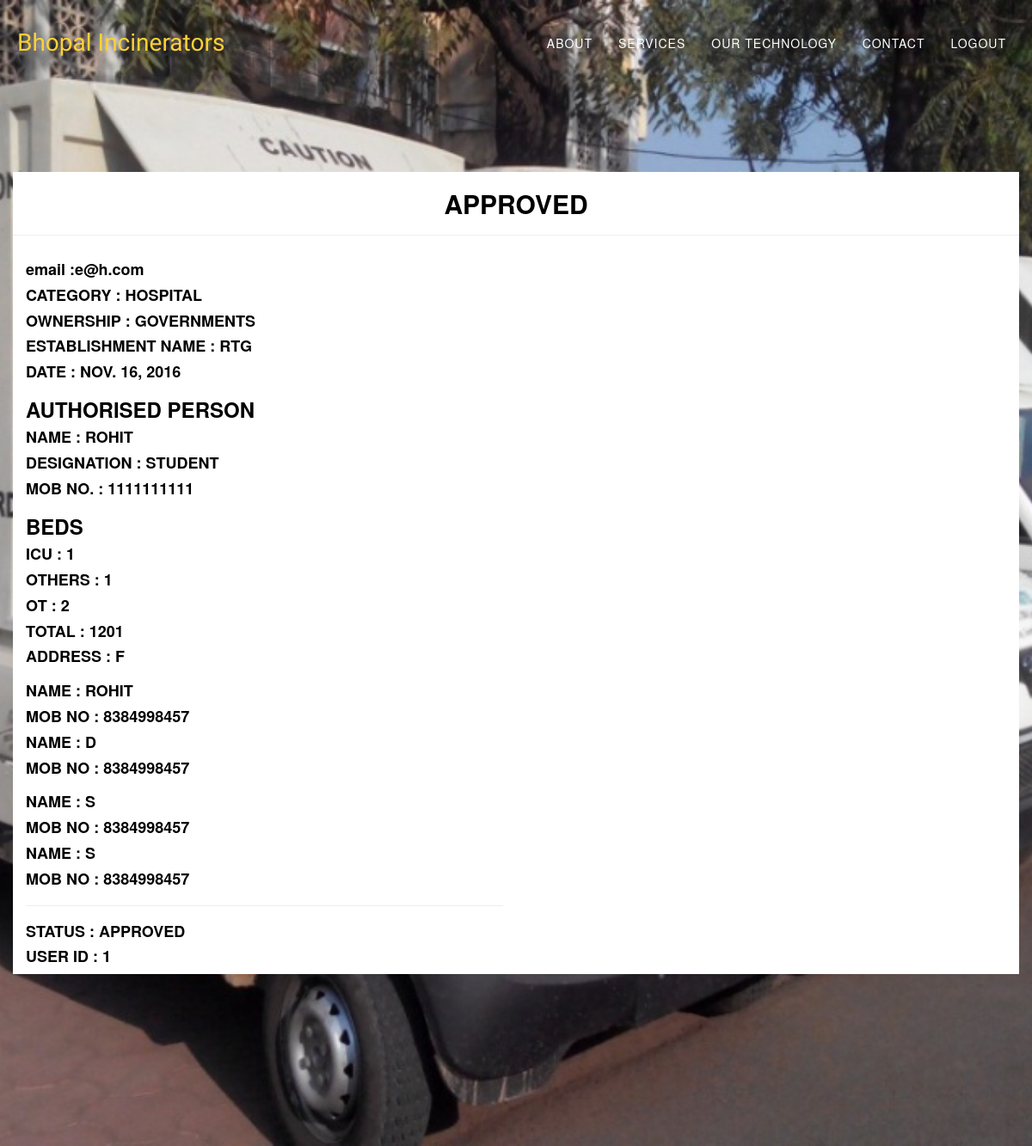
Page /app/user/15/ (signed in) on the committed database.
### app/models.py (models this page shows, shortened)
class SignUp(models.Model):
	email = models.CharField(max_length=64)
	category = models.CharField(max_length=64)
	ownership = models.CharField(max_length=64)
	name = models.CharField(max_length=64)
	date = models.DateField(blank=False)
	auth_name = models.CharField(max_length=64)
	auth_desig = models.CharField(max_length=64)
	auth_mob = models.CharField(max_length=64)
	beds_icu = models.IntegerField(blank=True,null=True,default=0)
	beds_others = models.IntegerField(blank=True,null=True,default=0)
	beds_ot = models.IntegerField(blank=True,null=True,default=0)
	beds_total = models.IntegerField(blank=True,null=True,default=0)
	address = models.CharField(max_length=128)
	bio_auth1_name = models.CharField(max_length=64)
	bio_auth1_mob = models.CharField(max_length=64,default=0)
	bio_auth2_name = models.CharField(max_length=64)
	bio_auth2_mob = models.CharField(max_length=64,default=0)
	supervisor_name = models.CharField(max_length=64)
	supervisor_mob = models.CharField(max_length=64,default=0)
	supervisor_name2 = models.CharField(max_length=64)
	supervisor_mob2 = models.CharField(max_length=64,default=0)
	status = models.CharField(max_length=64)
	key = models.CharField(max_length=64,null=True)

class User(models.Model):
	email = models.ForeignKey(SignUp,verbose_name="Email ID")
	username = models.CharField(max_length=64)
	password = models.CharField(max_length=64)

### app/views.py (the view)
# urls.py: url(r'^user/(?P<user_id>\w+)/$',views.user_page,name="user page"),
def user_page(request,user_id):
	context_dict={}
	if 'primaryadmin' in request.session or 'secondaryadmin' in request.session:
		try:
			signup=SignUp.objects.get(id=user_id)
			context_dict['signup']=signup
			if request.method == 'POST':
				a=request.POST.get('username')
				b=request.POST.get('password')
				if (User.objects.filter(username=a).count()>0) :
					error="User Name already Exist"
					context_dict["error"]=error
				else:
					User.objects.create(username=a,password=b,email=signup)
					signup.status="approved"
					signup.save()
					try :
						user1=User.objects.get(email=signup)
						context_dict['user1']=user1
					except :
						pass
			else :
				try :
					user1=User.objects.get(email=signup)
					context_dict['user1']=user1
				except :
					pass
			return render(request, 'app/user_page.html',context_dict)
		except :
			return HttpResponseRedirect("/app/")
	else :
		return HttpResponseRedirect("/")

### app/templates/app/user_page.html (shortened to what this page needs)
{% extends 'app/base.html' %}
{%load staticfiles%}
{% block block1 %}
<div class="row" style="background-color: white ; color:black">
{% ifequal signup.status "pending" %}
<h2 class="text-danger">{{ error }} </h2>
<h2 class="text-center">Pending</h2>
<hr>
<div class="text-left">
<div class="col-lg-6">
<h4 class="text-lowercase" > Email :{{ signup.email }}</h4>
<h4 > Category : {{ signup.category }}</h4>
<h4 > Ownership : {{ signup.ownership }}</h4>
<h4 > Establishment Name : {{ signup.name }}</h4>
<h4 > Date : {{ signup.date }}</h4>
	<h3> Authorised person</h3>
<h4 > Name : {{ signup.auth_name }}</h4>
<h4 > Designation : {{ signup.auth_desig  }}</h4>
<h4 > Mob No. : {{ signup.auth_mob }}</h4>
	<h3> Beds </h3>
<h4 > ICU : {{ signup.beds_icu }}</h4>
<h4 > others : {{ signup.beds_others }}</h4>
<h4 > ot : {{ signup.beds_ot }}</h4>
<h4 > total : {{ signup.beds_total }}</h4>
<h4 > address : {{ signup.address }}</h4>
	<h3></h3>
<h4 > Name : {{ signup.bio_auth1_name }}</h4>
<h4 > Mob No : {{ signup.bio_auth1_mob }}</h4>
<h4 > Name : {{ signup.bio_auth2_name }}</h4>
<h4 > Mob No : {{ signup.bio_auth2_mob }}</h4>
	<h3></h3>
<h4 > Name : {{ signup.supervisor_name }}</h4>
<h4 > Mob No : {{ signup.supervisor_mob }}</h4>
<h4 > Name : {{ signup.supervisor_name2 }}</h4>
<h4 > Mob No : {{ signup.supervisor_mob2 }}</h4>
<hr>
<h4 > Status : {{ signup.status }}</h4>
<button type="button" class="btn btn-info btn-lg" data-toggle="modal" data-target="#approve">Approve</button>
<div id="approve" class="modal fade" role="dialog">
  <div class="modal-dialog">
    <div class="modal-content">
      <div class="modal-header">
        <button type="button" class="close" data-dismiss="modal">&times;</button>
        <h4 class="modal-title">{{ signup.email}}</h4>
      </div>
      <div class="modal-body">
        <form class = "form-horizontal" method = "post" action="/app/user/{{signup.id}}/">
				{% csrf_token %}
				<div class = "form-group">
					<div class="col-sm-12">
					<label class="control-label col-sm-2">Username </label>
					<div class="col-sm-10">
				        <input type="text" class="form-control" id="username" placeholder="username" name = "username">
					</div>
				    </div>
				</div>
				<div class = "form-group">
					<div class="col-sm-12">
					<label class="control-label col-sm-2">Password </label>
					<div class="col-sm-10">
				        <input type="text" class="form-control" id="password" placeholder="password" name = "password">
				 </div>
				 </div>
				</div>
				<div class="form-group text-center ">
			        <button class="btn btn-success">Approve</button>
			    </div>
</form>
      </div>
      <div class="modal-footer">
        <button type="button" class="btn btn-default" data-dismiss="modal">Close</button>
      </div>
    </div>
  </div>
</div>
{% else %}
<h2 class="text-center">Approved</h2>
<hr>
<div class="text-left">
<div class="col-lg-6">
<h4 class="text-lowercase" > Email :{{ signup.email }}</h4>
<h4 > Category : {{ signup.category }}</h4>
<h4 > Ownership : {{ signup.ownership }}</h4>
<h4 > Establishment Name : {{ signup.name }}</h4>
<h4 > Date : {{ signup.date }}</h4>
	<h3> Authorised person</h3>
<h4 > Name : {{ signup.auth_name }}</h4>
<h4 > Designation : {{ signup.auth_desig  }}</h4>
<h4 > Mob No. : {{ signup.auth_mob }}</h4>
	<h3> Beds </h3>
<h4 > ICU : {{ signup.beds_icu }}</h4>
<h4 > others : {{ signup.beds_others }}</h4>
<h4 > ot : {{ signup.beds_ot }}</h4>
<h4 > total : {{ signup.beds_total }}</h4>
<h4 > address : {{ signup.address }}</h4>
<h4 > Name : {{ signup.bio_auth1_name }}</h4>
<h4 > Mob No : {{ signup.bio_auth1_mob }}</h4>
<h4 > Name : {{ signup.bio_auth2_name }}</h4>
<h4 > Mob No : {{ signup.bio_auth2_mob }}</h4>
<h4 > Name : {{ signup.supervisor_name }}</h4>
<h4 > Mob No : {{ signup.supervisor_mob }}</h4>
<h4 > Name : {{ signup.supervisor_name2 }}</h4>
<h4 > Mob No : {{ signup.supervisor_mob2 }}</h4>
<hr>
<h4 > Status : {{ signup.status }}</h4>
<h4 > User ID : {{ user1.username }}</h4>
</div>
</div>
{% endifequal %}
{% endblock %}

### app/templates/app/base.html (shortened to what this page needs)
{% load static %}
{% load staticfiles %}
<!DOCTYPE html>
<html lang="en">
<head>
    <link href="{% static 'app/css/bootstrap.min.css' %}" rel="stylesheet">
    <link href="{% static 'app/fonts/font-awesome.min.css' %}" rel="stylesheet" type="text/css">
	<link href="{% static 'app/fonts/font1.css' %}" rel="stylesheet" type="text/css">
	<link href="{% static 'app/fonts/font2.css' %}" rel="stylesheet" type="text/css">
	<link href="{% static 'app/fonts/font3.css' %}" rel="stylesheet" type="text/css">
	<link href="{% static 'app/fonts/font4.css' %}" rel="stylesheet" type="text/css">
    <link href="{% static 'app/dcalendar.picker.css' %}" rel="stylesheet" type="text/css">
    <link href="{% static 'app/jquery-ui.min.css' %}" rel="stylesheet" type="text/css">
    <link href="{% static 'app/css/agency.min.css' %}" rel="stylesheet">
</head>
<body id="page-top" class="index">
    <nav id="mainNav" class="navbar navbar-default navbar-custom navbar-fixed-top">
        <div class="container">
            <div class="navbar-header ">
                <a class="navbar-brand page-scroll" style="margin-left:-25px;font-family: 'Baloo Bhaina', cursive;" href="/app/">Bhopal Incinerators</a>
            </div>
            <div class="collapse navbar-collapse" id="bs-example-navbar-collapse-1">
                <ul class="nav navbar-nav navbar-right">
                    <li>
                        <a href="/app/about/" >About</a>
                    </li>
                    <li>
                        <a href="/app/services/">Services</a>
                    </li>
                    <li>
                        <a href="/app/our_technology/">Our Technology</a>
                    </li>
                    <li>
                        <a href="/app/contact/">Contact</a>
                    </li>
			{% if 'user' in request.session or 'primaryadmin' in request.session or 'secondaryadmin' in request.session  %}
			<li>
			<a href="/app/logout/">Logout</a>
			{% endif %}
                </ul>
            </div>
        </div>
    </nav>
    <header>
        <div class="container">
            <div class="intro-text" style="padding-top:200px;">
                   {% block block1 %}{% endblock %}
            </div>
        </div>
    </header>
</body>
</html>

### rows in the picture
SignUp: email "e@h.com", category "HOSPITAL", ownership "GOVERNMENTS", name "RTG", date "NOV. 16, 2016", auth_name "ROHIT", auth_desig "STUDENT", auth_mob "1111111111", beds_icu "1", beds_others "1", beds_ot "2", beds_total "1201", address "F", bio_auth1_name "ROHIT", bio_auth1_mob "8384998457", bio_auth2_name "D", bio_auth2_mob "8384998457", supervisor_name "S", supervisor_mob "8384998457", supervisor_name2 "S", supervisor_mob2 "8384998457", status "APPROVED"
User: username "1"
